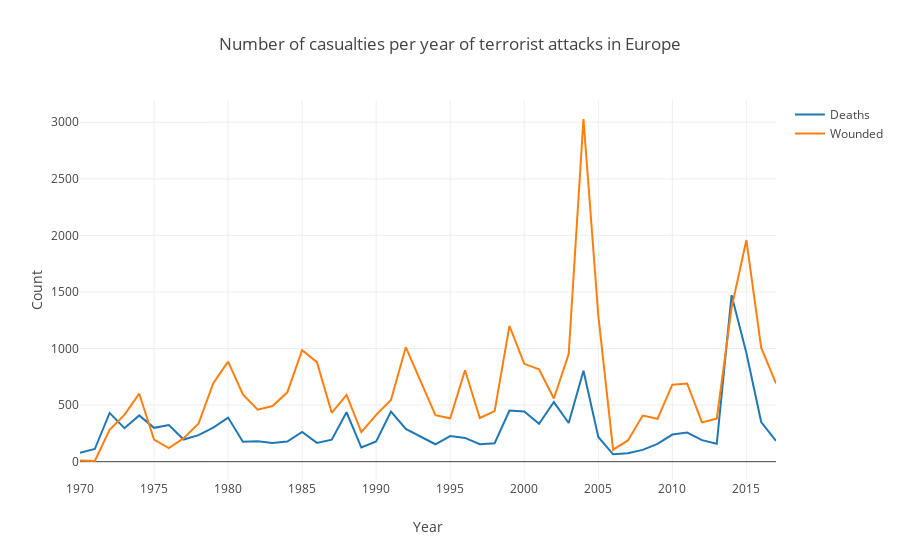

Write notebook code for a chart like this one.
### Markdown cell above
Terrorism seems to be on the rise. The devastating ISIS attack 
on Paris in 2015 killed 130, the truck attack in 
Nice just one year after had 84 fatalities. More people in 
Europe are on alert about public gatherings and are 
uneasy about islamist groups. Has the number of terrorism cases 
truely risen in Europe? Or is it just the recency 
effect exaggerating the situation?

Global Terrorism Database is the one we are working with to 
tackle this issue. It keeps track of incidents of 
terrorism from 1970 onward, and it’s maintained by the National 
Consortium for the Study of Terrorism and 
Responses to Terrorism (START). Overall, the terrorist attacks 
in Europe from 1970 to 2017 have grown in numbers, 
in the fatality and wound amounts, as well as fatality rates.

### Code cell
def total_n_wounded_killed():
    data = get_data()
    data = data[(data.region_txt == 'Eastern Europe') | \
                (data.region_txt == 'Western Europe')]
    
    casul_per_year = {x.iyear: [0, 0] for x in data.itertuples()}
    
    for a in data.itertuples():
        casul_per_year[a.iyear][0] += a.nwound
        casul_per_year[a.iyear][1] += a.nkill

    casul_year = sorted([(year, casul[0], casul[1]) for year, casul in casul_per_year.items()])

    years = [x[0] for x in casul_year]
    wounded = [x[1] for x in casul_year]
    deaths = [x[2] for x in casul_year]

    # Create a trace
    trace1 = go.Scatter(
        x = years,
        y = deaths,
        name = 'Deaths'
    )
    trace2 = go.Scatter(
        x = years,
        y = wounded,
        name = 'Wounded'
    )

    layout = go.Layout(
        title = 'Number of casualties per year of terrorist attacks in Europe',
        xaxis=go.layout.XAxis(
            title='Year',
        ),
        yaxis = go.layout.YAxis(
            title='Count'
        ),
    )

    data = [trace1, trace2]

    fig = go.Figure(data=data, layout=layout)
    iplot(fig, filename='')

total_n_wounded_killed()

### Figure 1 — Plotly figure (JSON) as saved in the notebook; plotly's stock layout.template omitted (floating-point values rounded to 4 significant figures)
{"data": [{"name": "Deaths", "type": "scatter", "uid": "8207ecb9-64e9-4d9a-b934-001bf7e595d0", "x": [1970, 1971, 1972, 1973, 1974, 1975, 1976, 1977, 1978, 1979, 1980, 1981, 1982, 1983, 1984, 1985, 1986, 1987, 1988, 1989, 1990, 1991, 1992, 1994, 1995, 1996, 1997, 1998, 1999, 2000, 2001, 2002, 2003, 2004, 2005, 2006, 2007, 2008, 2009, 2010, 2011, 2012, 2013, 2014, 2015, 2016, 2017], "y": [79, 112, 431, 296, 409, 299, 323, 196, 235, 301, 390, 177, 180, 165, 178, 263, 166, 194, 437, 125, 179, 443, 289, 154, 226, 210, 155, 163, 452, 444, 334, 527, 342, 804, 218, 65, 74, 104, 158, 240, 257, 190, 158, 1472, 961, 350, 184]}, {"name": "Wounded", "type": "scatter", "uid": "de89d94a-2248-4466-9e3c-4cc3b67f0c49", "x": [1970, 1971, 1972, 1973, 1974, 1975, 1976, 1977, 1978, 1979, 1980, 1981, 1982, 1983, 1984, 1985, 1986, 1987, 1988, 1989, 1990, 1991, 1992, 1994, 1995, 1996, 1997, 1998, 1999, 2000, 2001, 2002, 2003, 2004, 2005, 2006, 2007, 2008, 2009, 2010, 2011, 2012, 2013, 2014, 2015, 2016, 2017], "y": [10, 6, 282, 414, 601, 195, 120, 208, 335, 694, 885, 595, 459, 492, 613, 985, 880, 432, 590, 261, 414, 545, 1012, 411, 383, 808, 386, 447, 1200, 865, 817, 558, 952, 3029, 1294, 106, 188, 408, 379, 681, 691, 347, 381, 1360, 1959, 1007, 692]}], "layout": {"title": {"text": "Number of casualties per year of terrorist attacks in Europe"}, "xaxis": {"title": {"text": "Year"}}, "yaxis": {"title": {"text": "Count"}}}}
